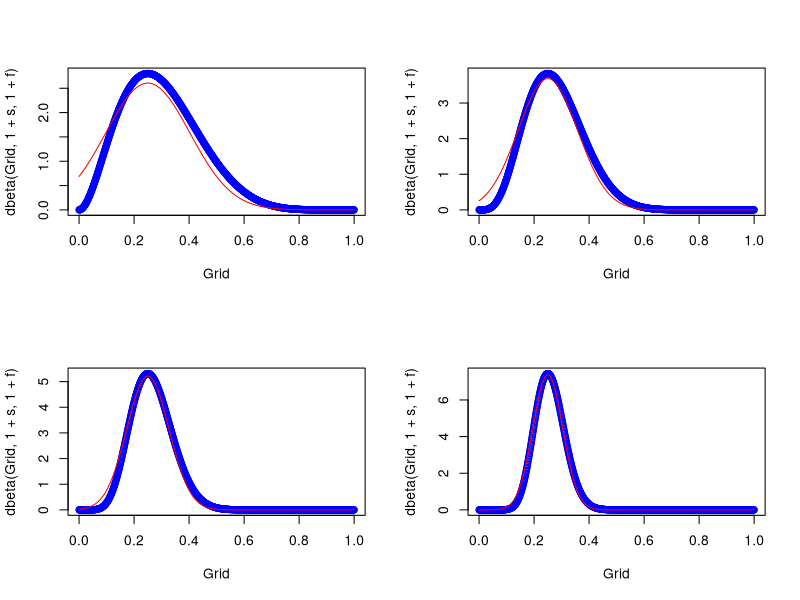

The R source for this figure:
par(mfrow=c(2,2))

### Plot the exact Beta posterior vs the approximate normal posterior
n <- 8
s <- 2
f <- n - s
p <- s/n
Grid <- seq(0,1,0.001)

plot(Grid,dbeta(Grid,1+s,1+f),col="blue")
lines(Grid,dnorm(Grid,mean=p,sd=sqrt(p*(1-p)/n)),col="red")

### Plot the exact Beta posterior vs the approximate normal posterior
n <- 2*8
s <- 2*2
f <- n - s
p <- s/n

plot(Grid,dbeta(Grid,1+s,1+f),col="blue")
lines(Grid,dnorm(Grid,mean=p,sd=sqrt(p*(1-p)/n)),col="red")

### Plot the exact Beta posterior vs the approximate normal posterior
n <- 4*8
s <- 4*2
f <- n - s
p <- s/n

plot(Grid,dbeta(Grid,1+s,1+f),col="blue")
lines(Grid,dnorm(Grid,mean=p,sd=sqrt(p*(1-p)/n)),col="red")

### Plot the exact Beta posterior vs the approximate normal posterior
n <- 8*8
s <- 8*2
f <- n - s
p <- s/n

plot(Grid,dbeta(Grid,1+s,1+f),col="blue")
lines(Grid,dnorm(Grid,mean=p,sd=sqrt(p*(1-p)/n)),col="red")
